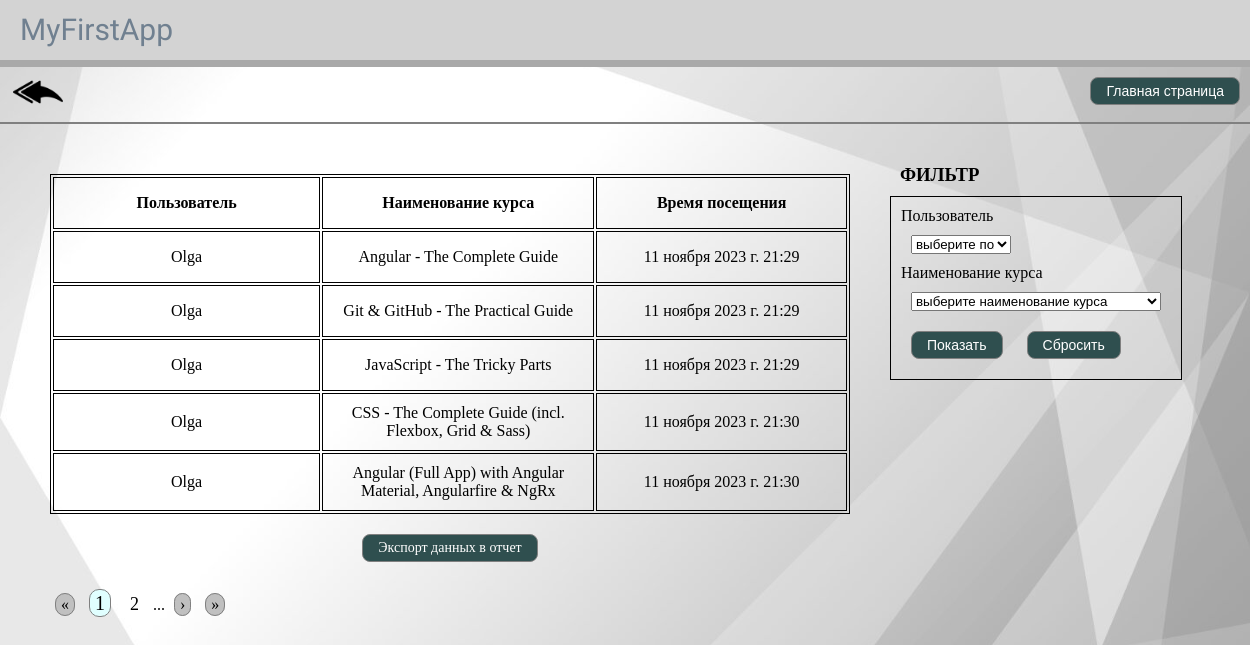
The app's page /main/statistic/?user_name=all&course_name=all, older data.
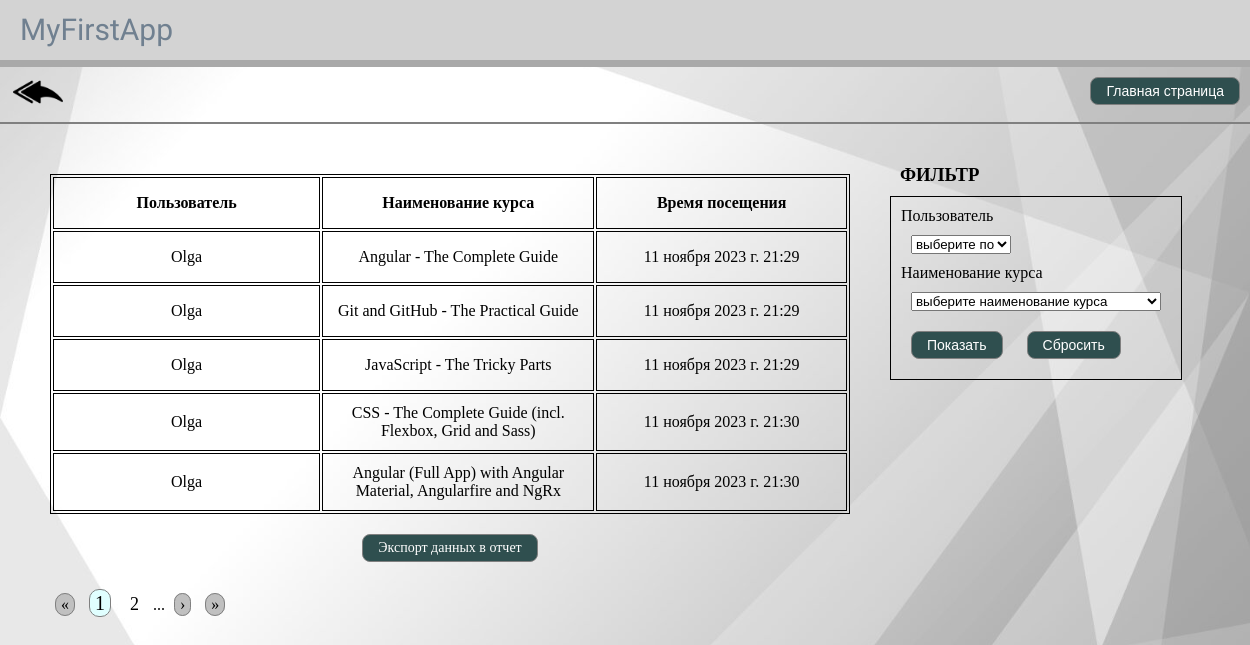
The same page, newer data.
### courses/models.py (models this page shows, shortened)
class CourseView(models.Model):
    user = models.ForeignKey(
        User, default=None, null=True, on_delete=models.SET_DEFAULT
    )
    course = models.ForeignKey(
        Course, default=None, null=True, on_delete=models.SET_DEFAULT
    )
    date = models.DateTimeField(default=timezone.now)
    class Meta:
        verbose_name = "Просмотр курса"
        verbose_name_plural = "Просмотры курсов"

class Course(models.Model):
    title = models.CharField(max_length=100)
    description = models.TextField()
    preview = models.ImageField(upload_to="courses")
    order = models.IntegerField()
    created = models.DateTimeField(default=timezone.now)
    def __str__(self):
        return self.title
    class Meta:
        verbose_name = "Курс"
        verbose_name_plural = "Курсы"

### users/models.py (models this page shows)
class User(AbstractUser):
    country = models.ForeignKey(
        Country, default=None, null=True, on_delete=models.SET_DEFAULT
    )
    city = models.ForeignKey(
        City, default=None, null=True, on_delete=models.SET_DEFAULT
    )
    number_telephone = models.CharField(max_length=60)
    photo = models.ImageField(upload_to="users")

### courses/views.py (the view)
# urls.py: path("statistic/", listing, name="listing"),
def listing(request):
    view_list = CourseView.objects.all()
    course_name = request.GET.get("course_name")
    u_name = request.GET.get("user_name")
    if course_name != "all":
        view_list = view_list.filter(course__title=course_name)
    if u_name != "all":
        view_list = view_list.filter(user__username=u_name)
    paginator = Paginator(view_list, 5)
    page_number = request.GET.get("page")
    page_obj = paginator.get_page(page_number)
    user_list = User.objects.all().order_by("username")
    course_list = Course.objects.all().order_by("title")
    return render(
        request,
        "statistic.html",
        {
            "page_obj": page_obj,
            "view_list": view_list,
            "user_list": user_list,
            "course_list": course_list,
            "course_name": course_name,
            "u_name": u_name,
        },
    )

### templates/statistic.html (shortened to what this page needs)
<!DOCTYPE html>
{% load static %}
<html lang="en">
<head>
    <link rel="stylesheet" href="{% static 'courses/style.css' %}">
    <link rel="stylesheet" href="{% static 'users/red.css' %}">
</head>
<body>
    {% include 'header.html' %}
    {% include 'header-2.html' %}
    <main class="info">
        <div class="stat">
            <table>
                <thread>
                    <tr>
                        <th>Пользователь</th>
                        <th>Наименование курса</th>
                        <th>Время посещения</th>
                    </tr>
                </thread>
                <tbody>
                    {%  for entry in page_obj  %}
                    <tr>
                        <td>{{  entry.user  }}</td>
                        <td>{{  entry.course  }}</td>
                        <td>{{  entry.date  }}</td>
                    </tr>
                    {%  endfor  %}
                </tbody>
            </table>
            <form>
                <a class="enter" href="/main/statistic/load/?user_name={{  u_name  }}&course_name={{  course_name  }}">Экспорт данных в отчет</a>
            </form>
        </div>
        <div class="filter">
            <div class="title-2">
                <p><h3>ФИЛЬТР</h3></p>
            </div>
            <form class="form-filter">
                <div>
                <label for="user-name">Пользователь</label><br>
                <select name="user_name" id="user-name">
                    <option value='all'>выберите пользователя</option>
                </select>
                </div>
                <div>
                <label for="course-name">Наименование курса</label><br>
                <select name="course_name" id="course-name">
                    <option value='all'>выберите наименование курса</option>
                </select>
                </div>
                <button type="submit" formaction="/main/statistic/">
                    Показать
                </button>
                <button type="button" onclick="buttonReset(this)">
                    Сбросить
                </button>
            </form>
        </div>
        <div class="pagination-2">
            <span>
                <a class="page" href="?user_name={{  u_name  }}&course_name={{  course_name  }}&page=1">&laquo;</a>
            <span class="num-main">{{  page_obj.number  }}</span>
                {%  if page_obj.has_next  %}
                    <a class="num" href="?user_name={{  u_name  }}&course_name={{  course_name  }}&page={{  page_obj.next_page_number  }}">{{  page_obj.number|add:'1'  }}</a>
                    {%  if page_obj.next_page_number < page_obj.paginator.num_pages  %}
                        ...
                    {%  endif  %}
                    <a class="page" href="?user_name={{  u_name  }}&course_name={{  course_name  }}&page={{  page_obj.next_page_number  }}">&rsaquo;</a>
                {%  endif  %}
                <a class="page" href="?user_name={{  u_name  }}&course_name={{  course_name  }}&page={{  page_obj.paginator.num_pages  }}">&raquo</a>
            </span>
        </div>
    </main>
</body>
</html>

### templates/header.html
{% load static %}
<div class="block">MyFirstApp</div>

### templates/header-2.html
{% load static %}
<div class="header-2">
    <div class="exit-arrow">
        {% include 'exit.html' %}
    </div>
    <div class="first">
        {% include 'mainpage.html' %}
    </div>
</div>

### templates/exit.html
<!DOCTYPE html>
{% load static %}
<link rel="stylesheet" href="{% static 'users/red.css' %}">
    <div class="exit">
    <form action="/main/logout/">
        <input type="image" src="{% static '/users/exit-arrow.png' %}" alt="Кнопка «input»">
    </form>
    </div>

### templates/mainpage.html
<!DOCTYPE html>
{% load static %}
<link rel="stylesheet" href="{% static 'users/red.css' %}">
<div class="second">
    <form>
        <button formaction="/main/">
            Главная страница
        </button>
    </form>
</div>

### static/courses/style.css (style rules this page uses)
* { margin:0; padding:0; }
body { background-image: url('/static/users/ground.jpg'); background-size: cover; overflow-x: hidden; }
.block { background: LightGrey; height: 40px; width: 100%; border: 7px solid DarkGrey; border-left: 0; border-right: 0; border-top: 0; padding: 10px 20px; line-height: 40px; font-family: 'Bevan', serif; font-size: 30px; color: SlateGray; }
.second { display: line-block; float: right; }
th, td { border: 1px solid Black; margin: 10px; padding: 10px; }
.info { display: line-block; float: left; }
.stat { display: line-block; float: left; margin: 10px; padding: 10px; }
.filter { display: line-block; float: left; margin: 10px; }
.pagination-2 { display: line-block; float: left; clear: left; margin-left: 30px; }
.form-filter { border: 1px solid Black; padding: 10px; }
#user-name { margin: 10px; width: 100px; }
#course-name { margin: 10px; width: 250px; }

### static/users/red.css (style rules this page uses)
* { margin:0; padding:0; }
body { background-image: url('/static/users/ground.jpg'); background-size: cover; overflow-x: hidden; }
.header-2 { width: 100%; height: 55px; border-bottom: 2px solid Grey; }
h3 { margin: 10px; }
.block { background: LightGrey; height: 40px; width: 100%; border: 7px solid DarkGrey; border-left: 0; border-right: 0; border-top: 0; padding: 10px 20px; line-height: 40px; font-family: 'Bevan', serif; font-size: 30px; color: SlateGray; }
.first { display: line-block; float: right; width: 50%; height: 50px; margin: 0px; }
.second { display: line-block; float: right; }
.exit { display: line-block; float: left; margin-left: 1%; width: 50px; height: 50px; }
.exit input { width: 50px; height: 50px; opacity: 100%; }
button, .enter { background-color: DarkSlateGray; border: none; color: white; padding: 5px 15px; text-align: center; text-decoration: none; display: inline-block; font-size: 14px; border-radius: 8px; margin: 10px; border: 1px solid Grey; }
h1, .form-search, .stat { text-align: center }
table, th, td { border: 1px solid Black; width: 800px; margin: 10px; }
th, td { height: 30px; }
.info { margin: 10px; padding: 10px; }
.page { background: Silver; border-radius: 10px; padding: 2px 5px; margin: 5px; font-size: 16px; text-decoration: none; color: Black; cursor: pointer; border: 1px solid Grey; }
.num { width: 20px; padding: 2px 5px; margin: 5px; font-size: 18px; text-decoration: none; color: Black; cursor: pointer; }
.num-main { background: LightCyan; width: 20px; border-radius: 10px; padding: 2px 5px; margin: 5px; font-size: 20px; text-decoration: none; color: Black; cursor: pointer; border: 1px solid Grey; }

Row changes from the older to the newer data that the page shows:
changed through a linked row, CourseView: course "Git & GitHub - The Practical Guide" → "Git and GitHub - The Practical Guide"
changed through a linked row, CourseView: course "CSS - The Complete Guide (incl. Flexbox, Grid & Sass)" → "CSS - The Complete Guide (incl. Flexbox, Grid and Sass)"
changed through a linked row, CourseView: course "Angular (Full App) with Angular Material, Angularfire & NgRx" → "Angular (Full App) with Angular Material, Angularfire and NgRx"
